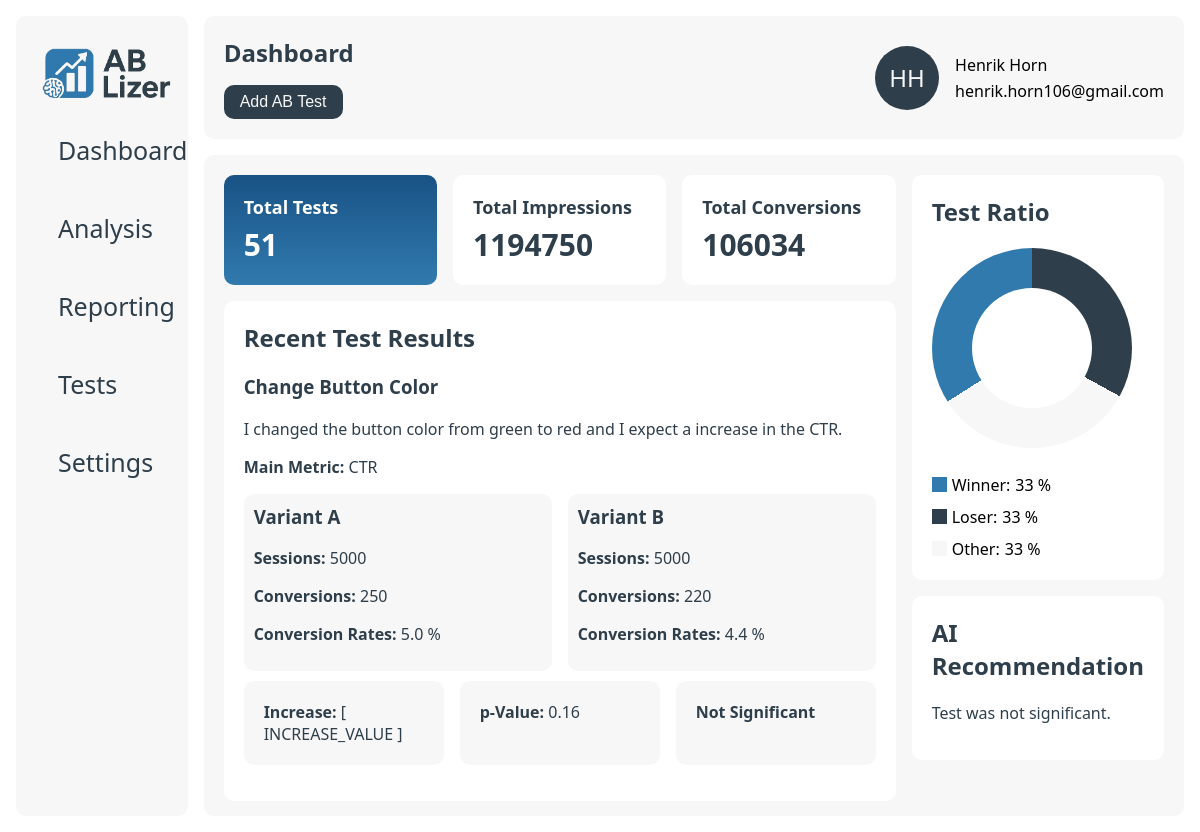
Before: / with the older database file.
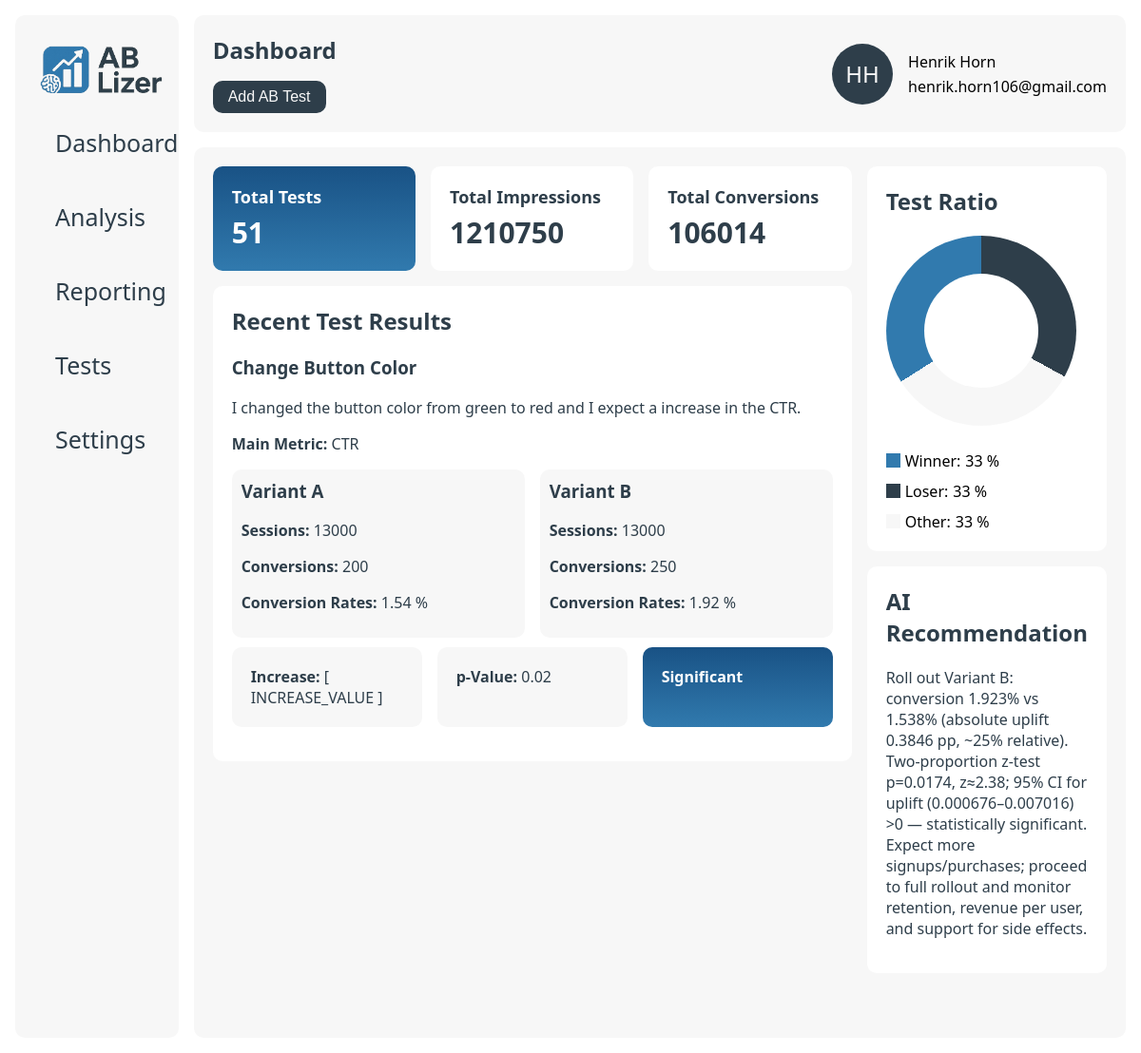
After: the same page with the newer database file.
### data/models.py (models this page shows)
class users(db.Model):
    __tablename__ = 'users'
    id = db.Column(db.Integer, primary_key=True)
    company_id = db.Column(db.Integer, db.ForeignKey('companies.id'), nullable=False)
    name = db.Column(db.String(255), nullable=False)
    email = db.Column(db.String(255), nullable=False)

class ab_tests(db.Model):
    __tablename__ = 'ab_tests'
    id = db.Column(db.Integer, primary_key=True)
    company_id = db.Column(db.Integer, db.ForeignKey('companies.id'), nullable=False)
    name = db.Column(db.String(255), nullable=False)
    description = db.Column(db.Text, nullable=False)
    metric = db.Column(db.String(255), nullable=False)
    created_at = db.Column(db.DateTime, nullable=False)
    __repr__ = lambda self: f'<Ab_Test {self.id}>'
    __str__ = lambda self: f'{self.id}'

class variants(db.Model):
    __tablename__ = 'variants'
    id = db.Column(db.Integer, primary_key=True)
    test_id = db.Column(db.Integer, db.ForeignKey('ab_tests.id'), nullable=False)
    name = db.Column(db.String(255), nullable=False)
    impressions = db.Column(db.Integer, nullable=False)
    conversions = db.Column(db.Integer, nullable=False)
    conversion_rate = db.Column(db.Float, nullable=False)
    __repr__ = lambda self: f'<Variant {self.id}>'
    __str__ = lambda self: f'{self.id}'

class reports(db.Model):
    __tablename__ = 'reports'
    id = db.Column(db.Integer, primary_key=True)
    test_id = db.Column(db.Integer, db.ForeignKey('ab_tests.id'), nullable=False)
    p_value = db.Column(db.Float, nullable=False)
    summary = db.Column(db.Text, nullable=False)
    significance = db.Column(db.Boolean, nullable=False)
    ai_recommendation = db.Column(db.Text, nullable=False)
    created_at = db.Column(db.DateTime, nullable=False, default=db.func.now())
    __repr__ = lambda self: f'<Report {self.id}>'
    __str__ = lambda self: f'{self.id}'

### app.py (the view)
@app.route("/")
def home_page():
    user = db_manager.get_user(1)
    total_tests = len(db_manager.get_ab_tests(user.company_id))
    total_variants = db_manager.get_all_variants(user.company_id)
    total_impressions = 0
    total_conversions = 0
    for variant in total_variants:
        total_impressions += variant.impressions
        total_conversions += variant.conversions
    test = db_manager.get_recent_test(user.company_id)
    try:
        variants = db_manager.get_variants(test.id)
        report = db_manager.get_report(test.id)
    except AttributeError:
        variants = []
        report = None
    for variant in variants:
        variant.conversion_rate = round(float(variant.conversions) / float(variant.impressions) * 100, 2)
    return render_template("index.html",
                           user=user,
                           total_tests=total_tests,
                           total_impressions=total_impressions,
                           total_conversions=total_conversions,
                           test=test,
                           variants=variants,
                           report=report
                           )

### app.py (called while the page is built)
@app.template_filter('initials')
def get_initials(name):
    if not name:
        return ''
    parts = name.strip().split()
    if len(parts) >= 2:
        return (parts[0][0] + parts[1][0]).upper()
    elif len(parts) == 1:
        return parts[0][:2].upper()
    return ''

### data/db_manager.py (called while the page is built)
    def get_ab_tests(self, company_id):
        return ab_tests.query.filter_by(company_id=company_id).order_by(ab_tests.created_at.desc()).all()

    def get_recent_test(self, company_id):
        return ab_tests.query.filter_by(company_id=company_id).order_by(ab_tests.created_at.desc()).first()

    def get_all_variants(self, company_id):
        return db.session.query(variants).join(ab_tests).filter(ab_tests.company_id == company_id).all()

    def get_variants(self, test_id):
        return variants.query.filter_by(test_id=test_id).all()

    def get_report(self, test_id):
        return reports.query.filter_by(test_id=test_id).first()

    def get_user(self, user_id):
        return users.query.filter_by(id=user_id).first()

### templates/index.html (shortened to what this page needs)
{% extends "base.html" %}
{% block page_title %}Dashboard{% endblock %}
{% block page_button %}
    <button class="btn" id="addTestBtn">Add AB Test</button>{% endblock %}
{% block content %}
    <div class="column-grid-2">
        <div class="col-1">
            <div class="column-grid-3">
                <div class="card gradient">
                    <h2 class="card-title">Total Tests</h2>
                    <p class="card-value">{{ total_tests }}</p>
                </div>
                <div class="card">
                    <h2 class="card-title">Total Impressions</h2>
                    <p class="card-value">{{ total_impressions }}</p>
                </div>
                <div class="card">
                    <h2 class="card-title">Total Conversions</h2>
                    <p class="card-value">{{ total_conversions }}</p>
                </div>
            </div>
            <div class="card big">
                <h2>Recent Test Results</h2>
                {% if test is not none %}
                    <h3>{{ test.name }}</h3>
                    <p>{{ test.description }}</p>
                    <p><strong>Main Metric:</strong> {{ test.metric }}</p>
                    {% if variants != [] %}
                        <div class="column-grid-2">
                            {% for variant in variants %}
                                <div class="test-card">
                                    <h3>{{ variant.name }}</h3>
                                    <p><strong>Sessions:</strong> {{ variant.impressions }}</p>
                                    <p><strong>Conversions:</strong> {{ variant.conversions }}</p>
                                    <p><strong>Conversion Rates:</strong> {{ variant.conversion_rate }} %</p>
                                </div>
                            {% endfor %}
                        </div>
                        <div class="column-grid-3">
                            <div class="card secondary">
                                <p><strong>Increase:</strong> [ INCREASE_VALUE ]</p>
                            </div>
                            <div class="card secondary">
                                <p><strong>p-Value:</strong> {{ report.p_value }}</p>
                            </div>
                            {% if report.significance %}
                                <div class="card gradient">
                                    <p><strong>Significant</strong></p>
                                </div>
                            {% else %}
                                <div class="card secondary">
                                    <p><strong>Not Significant</strong></p>
                                </div>
                            {% endif %}
                        </div>
                    {% else %}
                        <button class="btn" id="addVariantBtn">Add Variants</button>
                    {% endif %}
                {% else %}
                    <p>Create your first AB test to see the results.</p>
                {% endif %}
            </div>
        </div>
        <div class="col-2">
            <div class="card big">
                <h2>Test Ratio</h2>
                <div class="chart-container">
                    <div class="pie hollow"></div>
                    <div class="legend">
                        <div class="legend-item">
                            <div class="legend-color">
                                <div class="winner"></div>
                            </div>
                            <span>Winner:</span>
                            <span>33 %</span>
                        </div>
                        <div class="legend-item">
                            <div class="legend-color">
                                <div class="loser"></div>
                            </div>
                            <span>Loser:</span>
                            <span>33 %</span>
                        </div>
                        <div class="legend-item">
                            <div class="legend-color">
                                <div class="na"></div>
                            </div>
                            <span>Other:</span>
                            <span>33 %</span>
                        </div>
                    </div>
                </div>
            </div>
            <div class="card big">
                <h2>AI Recommendation</h2>
                <p>{{ report.summary }}</p>
            </div>
        </div>
    </div>
{% endblock %}

### templates/base.html (shortened to what this page needs)
<!DOCTYPE html>
<html lang="en">
<head>
    <link href="{{ url_for('static', filename='style.css') }}" rel="stylesheet">
</head>
<body>
<div class="main-wrapper">
    <div class="sidenav" id="mySidenav">
        <div class="sidenav-container">
            <a class="logo" href="/"><img src="{{ url_for('static', filename='logo_ab-lizer.png') }}" height="50px"></a>
            <a href="/">
                <div class="tab">Dashboard</div>
            </a>
            <a href="#">
                <div class="tab">Analysis</div>
            </a>
            <a href="#">
                <div class="tab">Reporting</div>
            </a>
            <a href="/tests/{{ user.id }}">
                <div class="tab">Tests</div>
            </a>
            <a href="/settings/{{ user.id }}">
                <div class="tab">Settings</div>
            </a>
        </div>
    </div>
    <div class="wrapper">
        <nav>
            <div class="container navigation">
                <div class="hero">
                    <div>
                        <h1>{% block page_title %}{% endblock %}</h1>
                    </div>
                    <div>
                        {% block page_button %}{% endblock %}
                    </div>
                </div>
                <div class="col-wrapper">
                    <div class="profile">
                        <div class="profile-image">{{ user.name|initials }}</div>
                    </div>
                    <div class="profile-info">
                        <div>
                            {{ user.name }}
                        </div>
                        <div>
                            {{ user.email }}
                        </div>
                    </div>
                </div>
            </div>
        </nav>
        <main class="container">
            {% block content %}{% endblock %}
        </main>
    </div>
</div>
</body>
</html>

### static/style.css (style rules this page uses)
:root { --primary: #2E3E4A; --secondary: #F7F7F7; --accent: #317AAE; --gradient: linear-gradient(180deg, rgba(25, 82, 133, 1) 0%, rgba(49, 122, 174, 1) 100%); --danger: #ef4444; --bg: #ffffff; --radius: 10px; --shadow: 0 2px 8px rgba(30, 41, 59, 0.06); --font-primary: 'Segoe UI', 'Roboto', Arial, sans-serif; }
* { box-sizing: border-box; }
body { font-family: var(--font-primary); background: var(--bg); margin: 0; padding: 0; }
nav { background: var(--bg); }
main { overflow-y: scroll; }
p { color: var(--primary); }
h1, h2, h3, h4, h5, h6, p { margin-top: 0; color: var(--primary); }
a { color: var(--primary); text-decoration: none; }
.hero { display: flex; flex-direction: column; justify-content: center; gap: 16px; }
.main-wrapper { display: flex; padding: 16px; }
.wrapper { width: 100%; height: 100vh; padding-left: 16px; align-self: stretch; gap: 16px; display: flex; flex-direction: column; }
.container { padding: 20px 20px; background: var(--secondary); border-radius: var(--radius); height: 100%; }
.container.navigation, h1 { margin-bottom: 0; display: flex; justify-content: space-between; align-items: center; }
.logo { font-size: 1.5rem; font-weight: bold; text-decoration: none; }
.profile-image { display: flex; align-items: center; justify-content: center; border-radius: 50%; background-color: var(--primary); padding: 2px; width: 64px; height: 64px; font-size: 24px; color: var(--secondary); }
.profile-info { display: flex; flex-direction: column; gap: 4px; justify-content: center; }
button { padding: 8px 16px; border: none; border-radius: var(--radius); font-size: 1rem; cursor: pointer; background: var(--primary); color: var(--secondary); }
.sidenav { width: 300px; background-color: var(--bg); position: static; height: 100vh; overflow-x: hidden; }
.sidenav a { color: var(--primary); text-decoration: none; font-size: 25px; display: block; }
.sidenav .tab { padding: 16px 16px; color: var(--primary); text-decoration: none; font-size: 25px; display: block; transition: 0.3s; border-radius: var(--radius); }
.sidenav-container { display: flex; flex-direction: column; gap: 12px; background-color: var(--secondary); border-radius: var( --radius); padding: 32px 26px; height: 100%; }
.card { border-radius: var( --radius); padding: 20px; margin-bottom: 16px; min-width: 200px; background-color: var(--bg); }
.gradient { background: var(--gradient); }
.gradient p { color: var(--bg); margin-bottom: 0; }
.gradient h2 { color: var(--bg); }
.secondary { background: var(--secondary); }
.secondary p { margin-bottom: 0; }
.card.big { width: 100%; }
.card-title { font-size: 18px; margin-bottom: 5px; }
.card-value { font-size: 30px; font-weight: bold; margin: 0; }
.col-wrapper { display: flex; gap: 16px; flex-wrap: wrap; flex-grow: 0; flex-direction: row; }
.column-grid-2 { display: grid; grid-template-columns: repeat(2, 1fr); gap: 16px; }
.column-grid-3 { display: grid; grid-template-columns: repeat(3, 1fr); gap: 16px; }
.chart-container { display: flex; justify-content: flex-start; align-items: center; gap: 26px; flex-wrap: wrap; }
.pie { height: 200px; width: 200px; border-radius: 50%; background: conic-gradient( var(--primary) 0% 33%, var(--secondary) 33% 66%, var(--accent) 66% 100% ); }
.pie.hollow { display: flex; justify-content: center; align-items: center; }
.pie.hollow::after { content: ''; position: sticky; height: 120px; width: 120px; border-radius: 50%; background-color: var(--bg); }
.test-card { min-width: 250px; border-radius: var( --radius); padding: 10px; margin-bottom: 10px; background-color: var(--secondary); }
.legend { display: flex; gap: 10px; flex-wrap: wrap; flex-direction: column; }
.legend-item { display: flex; align-items: center; gap: 5px; }
.legend-color { width: 15px; height: 15px; border-radius: 50%; }
.winner { width: 100%; height: 100%; background-color: var(--accent); }
.loser { width: 100%; height: 100%; background-color: var(--primary); }
.na { width: 100%; height: 100%; background-color: var(--secondary); }

Changed rows visible on the page:
changed variants "Variant A": impressions "5000" → "13000"; conversions "250" → "200"; conversion_rate "5.0" → "1.54"
changed variants "Variant B": impressions "5000" → "13000"; conversions "220" → "250"; conversion_rate "4.4" → "1.92"
changed reports: p_value "0.16" → "0.02"; significance False → True (drawn); summary "Test was not significant." → "Roll out Variant B: conversion 1.923% vs 1.538% (absolute uplift 0.3846 pp, ~25% relative). Two-proportion z-test p=0.0174, z≈2.38; 95% CI for uplift (0.000676–0.007016) >0 — statistically significant. Expect more signups/purchases; proceed to full rollout and monitor retention, revenue per user, and support for side effects."
Other visible differences:
{{ total_impressions }}: "1194750" → "1210750"
{{ total_conversions }}: "106034" → "106014"
text no longer shown: "Not Significant"
text now shown: "Significant"
